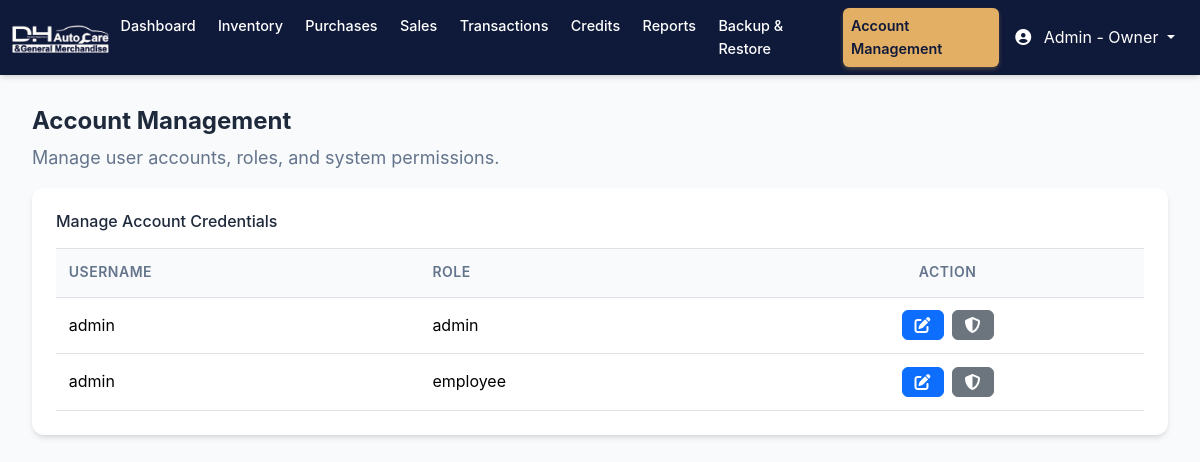
The page /account_management.php (signed in) on the database its author committed.
### tables this page shows
CREATE TABLE `tbl_users` (
  `user_id` int(11) NOT NULL,
  `username` varchar(50) NOT NULL,
  `password` varchar(255) NOT NULL,
  `role` varchar(10) NOT NULL
);

### account_management.php (the view, shortened to what this page needs)
<?php
include 'mycon.php';
$users = $mysqli->query("SELECT * FROM tbl_users");
?>
<!DOCTYPE html>
<html lang="en">
<head>
    <link href="bootstrap-5.3.3-dist/css/bootstrap.min.css" rel="stylesheet">
    <link href="assets/docs.css" rel="stylesheet">
    <link rel="stylesheet" href="css/all.min.css">
    <link rel="stylesheet" href="css/fontawesome.min.css">
    <link rel="stylesheet" href="css/jquery-ui.css">
    <link rel="stylesheet" href="css/interfont.css">
    <link rel="stylesheet" href="css/style.css">
</head>
<body>
    <?php $activePage = 'account_management'; include 'navbar.php'; ?>
    <main class="main-content">
        <header class="page-header">
            <div class="header-content">
                <div class="header-left">
                    <h1 class="page-title">Account Management</h1>
                    <p class="page-subtitle">Manage user accounts, roles, and system permissions.</p>
                </div>
            </div>
        </header>
        <div class="main-container">
            <div class="history">
                <div class="table-responsive">
                    <h6 class="mb-3">Manage Account Credentials</h6>
                    <table class="table table-bordered">
                        <thead>
                            <tr>
                                <th>Username</th>
                                <th>Role</th>
                                <th class="text-center">Action</th>
                            </tr>
                        </thead>
                        <tbody>
                            <?php while ($user = $users->fetch_assoc()): ?>
                                <tr>
                                    <td><?php echo htmlspecialchars($user['username']); ?></td>
                                    <td><?php echo htmlspecialchars($user['role']); ?></td>
                                    <td class="text-center">
                                      <div class="d-inline-flex gap-2 align-items-center">
                                        <button class='d-flex justify-content-center align-items-center btn btn-primary edit-btn'
                                          data-bs-toggle='modal'
                                          data-bs-target='#edit-credentials'
                                          data-user-id='<?php echo htmlspecialchars($user['user_id']); ?>'
                                          data-role='<?php echo htmlspecialchars($user['role']); ?>'
                                          data-username='<?php echo htmlspecialchars($user['username']); ?>'>
                                          <i class='fa-solid fa-pen-to-square'></i>
                                        </button>
                                        <button class='d-flex justify-content-center align-items-center btn btn-secondary edit-security-btn'
                                          data-bs-toggle='modal'
                                          data-bs-target='#edit-security'
                                          data-user-id='<?php echo htmlspecialchars($user['user_id']); ?>'
                                          data-email='<?php echo htmlspecialchars($user['email'] ?? ""); ?>'
                                          data-question='<?php echo htmlspecialchars($user['security_question'] ?? ""); ?>'>
                                          <i class='fa-solid fa-shield-halved'></i>
                                        </button>
                                      </div>
                                    </td>
                                </tr>
                            <?php endwhile; ?>
                        </tbody>
                    </table>
                </div>
                </div>
            </div>
    </main>
</body>
</html>

### assets/docs.css (style rules this page uses)
:root { --bs-breakpoint-xs: 0;--bs-breakpoint-sm: 576px;--bs-breakpoint-md: 768px;--bs-breakpoint-lg: 992px;--bs-breakpoint-xl: 1200px;--bs-breakpoint-xxl: 1400px }
:root,[data-bs-theme="light"] { --bd-purple: #4c0bce;--bd-violet: #712cf9;--bd-accent: #ffe484;--bd-violet-rgb: 112.520718,44.062154,249.437846;--bd-accent-rgb: 255,228,132;--bd-pink-rgb: 214,51,132;--bd-teal-rgb: 32,201,151;--bd-violet-bg: var(--bd-violet);--bd-toc-color: var(--bd-violet);--bd-sidebar-link-bg: rgba(var(--bd-violet-rgb), .1);--bd-callout-link: 10,88,202;--bd-callout-code-color: #ab296a;--bd-pre-bg: var(--bs-tertiary-bg) }
:root { --docsearch-primary-color: var(--bd-violet);--docsearch-logo-color: var(--bd-violet) }
main a,main button,main input,main select,main textarea,main h2,main h3,main h4,main [tabindex="0"] { scroll-margin-top:80px;scroll-margin-bottom:100px }
:root,[data-bs-theme="light"] { --base02: #c8c8fa;--base03: #565c64;--base04: #666;--base05: #333;--base06: #fff;--base07: #13795b;--base08: #c6303e;--base09: #087990;--base0A: #6f42c1;--base0B: #084298;--base0C: #084298;--base0D: #6f42c1;--base0E: #ab296a;--base0F: #333 }

### css/style.css (style rules this page uses)
:root { --primary-color: #2563eb; --primary-dark: #1d4ed8; --secondary-color: #64748b; --success-color: #10b981; --warning-color: #f59e0b; --danger-color: #ef4444; --info-color: #3b82f6; --odyssey: #0F1939; --odyssey-dark: #26428B; --odyssey-light: #516AC8; --odyssey-lighter: #E3AF64; --background-color: #f8fafc; --background-color2: #f4f5f5; --surface-color: #ffffff; --border-color: #e2e8f0; --text-primary: #1e293b; --text-secondary: #64748b; --text-muted: #94a3b8; --sidebar-width: 280px; --header-height: 80px; --border-radius: 12px; --shadow-sm: 0 1px 2px 0 rgb(0 0 0 / 0.05); --shadow-md: 0 4px 6px -1px rgb(0 0 0 / 0.1), 0 2px 4px -2px rgb(0 0 0 / 0.1); --shadow-lg: 0 10px 15px -3px rgb(0 0 0 / 0.1), 0 4px 6px -4px rgb(0 0 0 / 0.1); }
* { margin: 0; padding: 0; box-sizing: border-box; }
body { font-family: 'Inter', -apple-system, BlinkMacSystemFont, 'Segoe UI', Roboto, sans-serif; background-color: var(--background-color); color: var(--text-primary); line-height: 1.6; overflow-x: hidden; }
.main-content { min-height: calc(100vh - 80px); background-color: var(--background-color); padding-top: 0; }
.main-container { padding: 0 2rem 0 2rem; max-width: 100%; margin: 0 auto; width: 100%; }
.page-header { padding: 2rem 2rem 0 2rem; width: 100%; }
.header-content { display: flex; justify-content: space-between; align-items: flex-start; width: 100%; max-width: 100%; }
.header-left { flex: 1; max-width: 100%; }
.page-title { font-size: 1.5rem; font-weight: 700; color: var(--text-primary); margin-bottom: 0.5rem; width: 100%; }
.page-subtitle { color: var(--text-secondary); font-size: 1.125rem; width: 100%; }
.table { margin: 0; }
.table th { background: var(--background-color); border: none; font-weight: 600; color: var(--text-secondary); font-size: 0.875rem; text-transform: uppercase; letter-spacing: 0.5px; padding: 0.8rem; }
.table td { border: none; padding: 0.8rem; vertical-align: middle; }
.table tbody tr { transition: background-color 0.3s ease; }
.history { background: var(--surface-color); padding: 1.5rem; border-radius: var(--border-radius); box-shadow: var(--shadow-md); }

### rows shown on the page
tbl_users: username "admin", role "admin"
tbl_users: username "admin", role "employee"

### other values the page prints
$displayRole "Admin - Owner"
